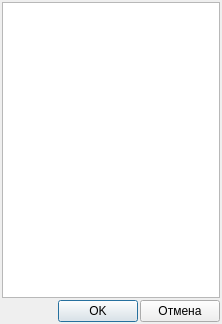
<?xml version="1.0" encoding="UTF-8"?>
<ui version="4.0">
 <class>FormSetVisibleHeaderColumns</class>
 <widget class="QDialog" name="FormSetVisibleHeaderColumns">
  <property name="geometry">
   <rect>
    <x>0</x>
    <y>0</y>
    <width>222</width>
    <height>324</height>
   </rect>
  </property>
  <property name="windowTitle">
   <string>Настройка отображения столбцов</string>
  </property>
  <layout class="QVBoxLayout" name="verticalLayout">
   <property name="spacing">
    <number>2</number>
   </property>
   <property name="leftMargin">
    <number>2</number>
   </property>
   <property name="topMargin">
    <number>2</number>
   </property>
   <property name="rightMargin">
    <number>2</number>
   </property>
   <property name="bottomMargin">
    <number>2</number>
   </property>
   <item>
    <widget class="QListWidget" name="listWidget">
     <property name="viewMode">
      <enum>QListView::ListMode</enum>
     </property>
     <property name="modelColumn">
      <number>0</number>
     </property>
     <property name="selectionRectVisible">
      <bool>true</bool>
     </property>
    </widget>
   </item>
   <item>
    <layout class="QHBoxLayout" name="horizontalLayout">
     <item>
      <spacer name="horizontalSpacer">
       <property name="orientation">
        <enum>Qt::Horizontal</enum>
       </property>
       <property name="sizeHint" stdset="0">
        <size>
         <width>40</width>
         <height>20</height>
        </size>
       </property>
      </spacer>
     </item>
     <item>
      <widget class="QPushButton" name="pushButtonOK">
       <property name="sizePolicy">
        <sizepolicy hsizetype="Preferred" vsizetype="Fixed">
         <horstretch>0</horstretch>
         <verstretch>0</verstretch>
        </sizepolicy>
       </property>
       <property name="text">
        <string>OK</string>
       </property>
      </widget>
     </item>
     <item>
      <widget class="QPushButton" name="pushButtonCancel">
       <property name="sizePolicy">
        <sizepolicy hsizetype="Preferred" vsizetype="Fixed">
         <horstretch>0</horstretch>
         <verstretch>0</verstretch>
        </sizepolicy>
       </property>
       <property name="text">
        <string>Отмена</string>
       </property>
      </widget>
     </item>
    </layout>
   </item>
  </layout>
 </widget>
 <resources/>
 <connections/>
</ui>
